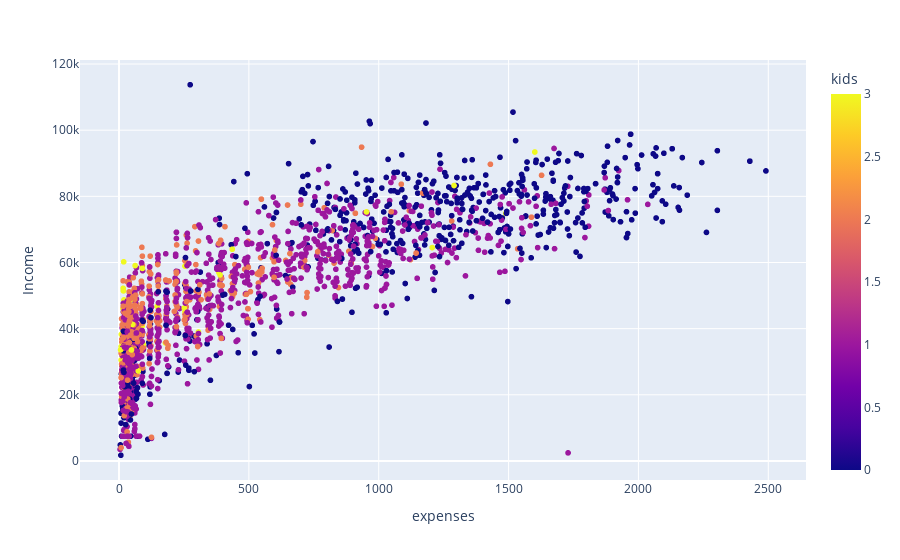

Here is the notebook cell this chart was saved with:
### Markdown cell above
## Pessoas com maior número de filhos gastam menos?

### Code cell
fig = px.scatter(df, x='expenses', y='Income', color='kids')
fig.show()

### Figure 1 — Plotly figure (JSON) as saved in the notebook; plotly's stock layout.template omitted (floating-point values rounded to 4 significant figures; data arrays with more than 128 entries replaced by an {"elided": "..."} marker saying what was removed)
{"data": [{"hovertemplate": "expenses=%{x}<br>Income=%{y}<br>kids=%{marker.color}<extra></extra>", "legendgroup": "", "marker": {"color": {"elided": "2205 int values"}, "coloraxis": "coloraxis", "symbol": "circle"}, "mode": "markers", "name": "", "showlegend": false, "type": "scattergl", "x": {"elided": "2205 int values"}, "xaxis": "x", "y": {"elided": "2205 int values"}, "yaxis": "y"}], "layout": {"coloraxis": {"colorbar": {"title": {"text": "kids"}}, "colorscale": [[0, "#0d0887"], [0.1111, "#46039f"], [0.2222, "#7201a8"], [0.3333, "#9c179e"], [0.4444, "#bd3786"], [0.5556, "#d8576b"], [0.6667, "#ed7953"], [0.7778, "#fb9f3a"], [0.8889, "#fdca26"], [1, "#f0f921"]]}, "legend": {"tracegroupgap": 0}, "margin": {"t": 60}, "xaxis": {"anchor": "y", "domain": [0, 1], "title": {"text": "expenses"}}, "yaxis": {"anchor": "x", "domain": [0, 1], "title": {"text": "Income"}}}}
